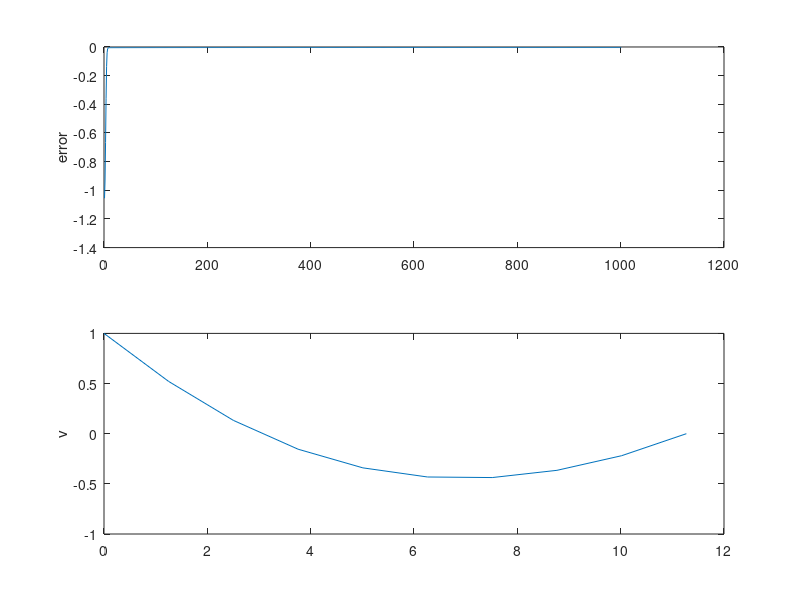

Source code (MATLAB):
clear

% This script looks at the total momentum change in R1 between two points
% in the state space.

% Parameters
q_start = [1;1];
q1 = [0;0];
q2 = [2;0];

% Relaxing function, only moves velocities up and down
da = @(v) [0; (v(1:end-2) + v(3:end))/2-v(2:end-1); 0];
% Get elements summed
f_sum = @(v,dt) dt/2*sum(v(1:end-1)+v(2:end));
% Constraint function, moves points around, points are (t, v)
ds = @(s,x_goal) [0, 0;...
                  cumsum(ones(size(s,1)-1,1)*(x_goal^2 - f_sum(s(:,2),s(2,1))^2)), [ones(size(s,1)-2,1)*(x_goal - f_sum(s(:,2),s(2,1))); 0]];... 
% Time minimization

% Finite elements
n = 10;
velo = [q_start(2), zeros(1,n-1)];
t = linspace(0,1,n);

% simulate
m = 1000;
e = zeros(m+1,1);
x = [t', velo'];
for i=1:m
    e(i) = q1(1)-q_start(1) - f_sum(x(:,2),mean(diff(x(:,1))));
    x = x + .1*ds(x,q1(1)-q_start(1)) + 0.01*[zeros(n,1), da(x(:,2))];
end
e(i+1) = q1(1)-q_start(1) - f_sum(x(:,2),mean(diff(x(:,1))));

figure(30000)
clf
subplot(2,1,1)
plot(e)
ylabel('error')
subplot(2,1,2)
plot(x(:,1),x(:,2))
ylabel('v')